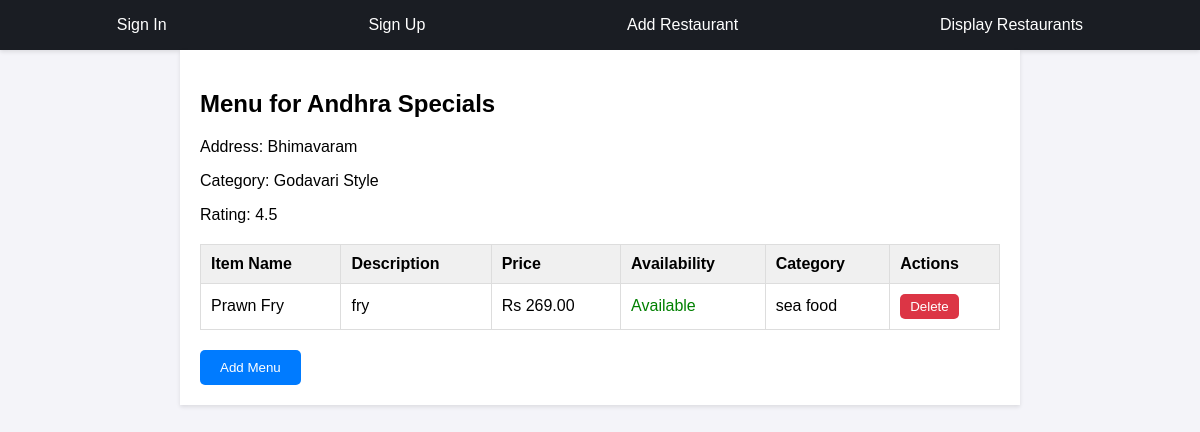
/view_menu/4, run on an earlier commit of the app's database.
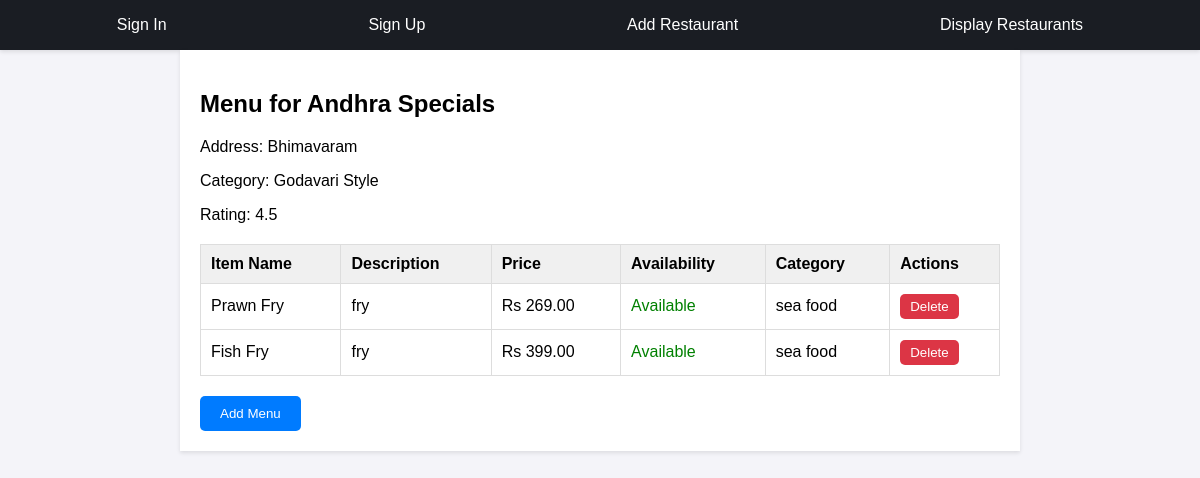
And on a later commit of the database.
### delivery/models.py (models this page shows, shortened)
class Restaurants(models.Model):
    Res_name = models.CharField(max_length=100)
    Food_cat = models.CharField(max_length=200)
    rating = models.FloatField()
    img = models.URLField(default= "https://png.pngtree.com/png-clipart/20200727/original/pngtree-restaurant-logo-design-vector-template-png-image_5441058.jpg")
    address = models.CharField(max_length=100)

class Menu(models.Model):
    res = models.ForeignKey(
        Restaurants,
        on_delete=models.CASCADE
    )
    item_name = models.CharField(max_length=100)
    description = models.TextField(blank = True, null = True)
    price = models.DecimalField(max_digits = 6, decimal_places = 2)
    is_available = models.BooleanField(default = True)
    category = models.CharField(max_length=50)

### delivery/views.py (the view)
# urls.py: path('view_menu/<int:id>', views.view_menu, name = 'view_menu'),
def view_menu(request, id):
    res = Restaurants.objects.get(pk=id)
    menu = Menu.objects.filter(res=res)
    return render(request, 'delivery/view_menu.html', {'res':res, 'menu':menu})

### delivery/templates/delivery/view_menu.html (shortened to what this page needs)
{% extends 'delivery/base.html' %}
{% block content %}
    <div class="menu-container">
        <h2>Menu for {{ res.Res_name }}</h2>
        <div class="restaurant-info">
            <p>Address: {{ res.address }}</p>
            <p>Category: {{ res.Food_cat }}</p>
            <p>Rating: {{ res.rating }}</p>
        </div>
        <table class="menu-table">
            <thead>
                <tr>
                    <th>Item Name</th>
                    <th>Description</th>
                    <th>Price</th>
                    <th>Availability</th>
                    <th>Category</th>
                    <th>Actions</th>
                </tr>
            </thead>
            <tbody>
                {% for item in menu %}
                <tr>
                    <td>{{ item.item_name }}</td>
                    <td>{{ item.description }}</td>
                    <td>Rs {{ item.price }}</td>
                    <td>
                        {% if item.is_available %}<span class="available">Available</span>{% else %}<span class="not-available">Not Available</span>{% endif %}
                    </td>
                    <td>{{ item.category }}</td>
                    <td class="actions">
                        <a
                            href="{% url 'delivery:delete_menu' item.id %}"
                            onclick="return confirm('Are you sure you want to delete this item?');"
                        >
                            <button class="delete-btn">Delete</button>
                        </a>
                    </td>
                </tr>
                {% empty %}
                <tr>
                    <td colspan="6">No menu items available.</td>
                </tr>
                {% endfor %}
            </tbody>
        </table>
        <a href="{% url 'delivery:add_menu' res.id %}">
            <button class="add-btn">Add Menu</button>
        </a>
    </div>
{% endblock %}

### delivery/templates/delivery/base.html (shortened to what this page needs)
<!DOCTYPE html>
<html lang="en">
<head>
</head>
<body>
    <nav>
        <ul>
            <li><a href="{% url 'delivery:sign_in' %}" class="{% if request.path == '/signin/' %}active{% endif %}">Sign In</a></li>
            <li><a href="{% url 'delivery:sign_up' %}" class="{% if request.path == '/signup/' %}active{% endif %}">Sign Up</a></li>
            <li><a href="{% url 'delivery:add_res' %}" class="{% if request.path == '/add_res/' %}active{% endif %}">Add Restaurant</a></li>
            <li><a href="{% url 'delivery:display_res' %}" class="{% if request.path == '/display_res/' %}active{% endif %}">Display Restaurants</a></li>
        </ul>
    </nav>
    {% block content %} {% endblock %}
</body>
</html>

### delivery/templates/delivery/base.html (style rules this page uses)
body { font-family: 'Montserrat', sans-serif; margin: 0; padding: 0; }
nav { background-color: #1A1D23; padding: 1em; text-align: center; box-shadow: 0 2px 4px rgba(0, 0, 0, 0.1); }
nav ul { list-style: none; margin: 0; padding: 0; display: flex; justify-content: space-around; align-items: center; }
nav a { color: #FFFFFF; text-decoration: none; transition: color 0.2s ease; font-size: 16px; font-weight: 500; }

### delivery/templates/delivery/view_menu.html (style rules this page uses)
body { font-family: Arial, sans-serif; background: #f4f4f9; }
.menu-container { max-width: 800px; margin: auto; padding: 20px; background: white; box-shadow: 0 2px 4px rgba(0, 0, 0, 0.1); }
.restaurant-info { margin-bottom: 20px; }
.menu-table { width: 100%; border-collapse: collapse; }
.menu-table th, .menu-table td { border: 1px solid #ddd; padding: 10px; text-align: left; }
.menu-table th { background-color: #f0f0f0; }
.available { color: green; }
.actions { text-align: center; }
.delete-btn { background: #dc3545; color: white; border: none; padding: 5px 10px; border-radius: 5px; cursor: pointer; }
.add-btn { background: #007bff; color: white; border: none; padding: 10px 20px; border-radius: 5px; cursor: pointer; margin-top: 20px; }

What changed in the data, as far as the page shows it:
added Menu: item_name "Fish Fry", description "fry", price "399.00", is_available "Available", category "sea food"
